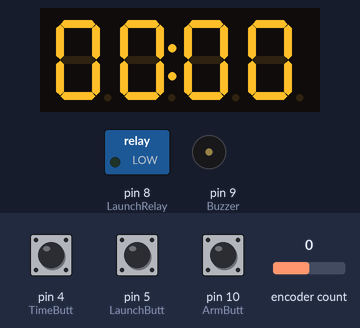
Simulated run of this sketch. Board: Arduino Uno, built with avr-gcc and run on an emulated ATmega328P. Shown: 4-digit seven-segment display, switched loads named in the sketch (green lamp = pin HIGH), buzzer (waves = sounding). Inputs (shaded band) come from the test bench; at power-on: pin 4 (TimeButt) HIGH, pin 10 (ArmButt) LOW, encoder count 0, pin 5 (LaunchButt) HIGH.

Above: at 4.2 s.
4.3 s: pin 4 (TimeButt) pulled LOW for 0.15 s
At 5.0 s:
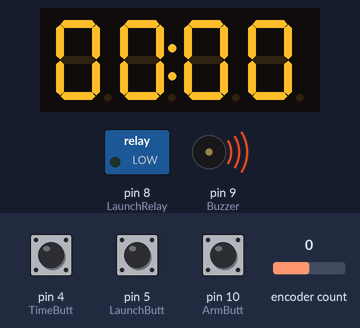
5.9 s: pin 10 (ArmButt) pulled HIGH for 0.15 s
At 12.6 s:
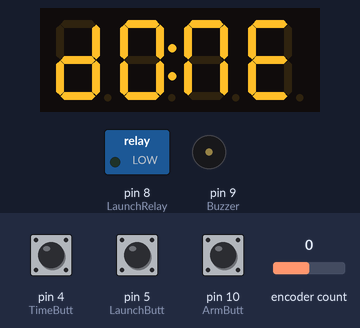
14.6 s: encoder count set to 2
At 16.43 s:
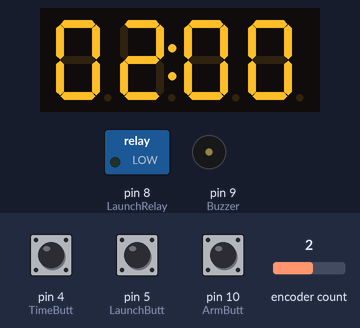
17.6 s: encoder count set to 3
At 17.78 s:
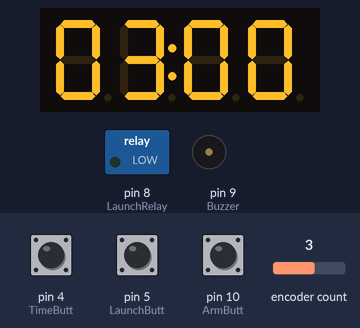
19.1 s: pin 4 (TimeButt) pulled LOW for 1 s
At 21.1 s:
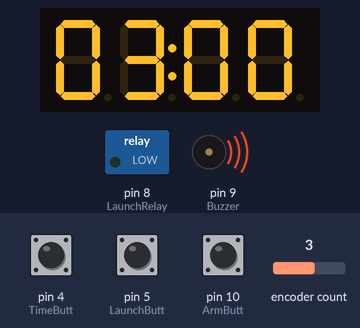
Timing chart, 0 to 22.6 s (numbered marks = the images above; inputs shaded):
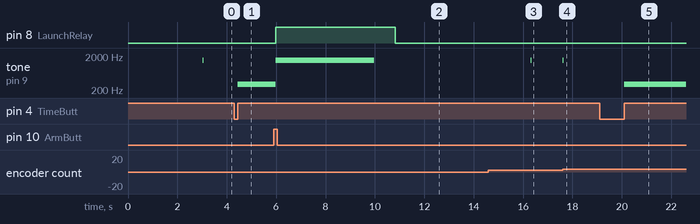

Measured:
- after the input at 4.3 s, tone on pin 9 (Buzzer): silent → 300 Hz after 0.16 s
- after the input at 5.9 s, pin 8 (LaunchRelay): LOW → HIGH after 0.08 s, → LOW 4.8 s later; tone on pin 9 (Buzzer): 300 Hz → 1500 Hz after 0.08 s, → silent 4.0 s later; the display: first changes after 0.08 s (image 2 shows a later state)
- after the input at 14.6 s, tone on pin 9 (Buzzer): silent → 1500 Hz after 1.7 s, → silent 0.02 s later
- after the input at 17.6 s, tone on pin 9 (Buzzer): silent → 1500 Hz at once, → silent 0.02 s later; the display: changes at once (image 4)
- after the input at 19.1 s, tone on pin 9 (Buzzer): silent → 300 Hz after 1.0 s

The sketch:

DiaLFonZo_Launcher_V0.1.ino
```cpp
// Display
#include "SevenSegmentTM1637.h"
#include "SevenSegmentExtended.h"
const byte PIN_CLK = 2;   // define CLK pin (any digital pin)
const byte PIN_DIO = 3;   // define DIO pin (any digital pin)
SevenSegmentExtended    display(PIN_CLK, PIN_DIO);

// Encoder
#include <Encoder.h>
Encoder myEnc(6, 7);
long oldPosition  = -999;
long newPosition;

// Timers
int sequenceTime;

unsigned long prevTimeMillis = 0;
unsigned long currentTimeMillis = 0;
unsigned long prevBuzzMillis = 0;
unsigned long currentBuzzMillis = 0;
unsigned long prevLaunchMillis = 0;
unsigned long currentLaunchMillis = 0;

// Pins
#define TimeButt    4          //Pin connected to the ARM button.
#define LaunchButt  5          //Pin connected to the GO button.
#define LaunchRelay 8          //Pin connected to the Fuse relay.
#define Buzzer      9          //Pin Connected to the Speaker.
#define ArmButt    10         //Pin Arming is present

void setup(){
  pinMode(LaunchRelay,OUTPUT);
  pinMode(TimeButt, INPUT);        // set "ARM" button pin to input
  pinMode(LaunchButt, INPUT);         // set "GO" button pin to input
  pinMode(ArmButt, INPUT);         // set "GO" button pin to input
  digitalWrite(LaunchRelay,LOW);         //OPEN the fuse circuit.
  digitalWrite(TimeButt, HIGH);    // turn on pullup resistor
  digitalWrite(LaunchButt, HIGH);     // turn on pullup resistor

  delay(1000);
  display.begin();            // initializes the display
  display.setBacklight(100);  // set the brightness to 100 %
  display.clear();                      // clear the display
  display.print("INIT");
  delay(1000);
  Serial.begin(9600);
}

int   menuLocation = 1;           // Sequence location
const long sysInterval = 1000;    // Base interval for the slowest buzzer

void loop() {
  switch (menuLocation) {
    case 1:
        while(digitalRead(TimeButt)==1){
          updateEncoder();
          updateTime();
          }
        menuLocation = 2;
        while(!digitalRead(TimeButt));
      break;
    case 2:
        updateTime();
        if(digitalRead(ArmButt)==1){
            updateBuzz();
            if(digitalRead(LaunchButt)==1) {
                countDown();
                menuLocation = 3;
            break;
            }
        }
        if(digitalRead(LaunchButt)==1) {
            tone(Buzzer, 300, 1000);
            delay(500);
          break;
        }
        if(digitalRead(TimeButt)==0) {
            tone(Buzzer, 300, 1000);
            delay(500);
            menuLocation = 1;
          break;
        }
      break;
    case 3:
          launch();
          menuLocation = 1;
        break;
      default:
        menuLocation = 1;
        break;
  }
}

void updateTime() {
  currentTimeMillis = millis();

  int num0 = (sequenceTime / 10) % 10;
  int num1 = (sequenceTime / 1) % 10;

  if (currentTimeMillis - prevTimeMillis >= sysInterval / 20) {
    display.setColonOn(true);
    display.setCursor(0, 0);
    display.print(num0);
    display.setCursor(0, 1);
    display.print(num1);
    display.setCursor(0, 2);
    display.print(0);
    display.setCursor(0, 3);
    display.print(0);
  }
  if (menuLocation == 1){
    if (currentTimeMillis - prevTimeMillis >= (sysInterval / 6)) {
      prevTimeMillis = currentTimeMillis;
      display.clear();
    }
  }
}

void countDown() {
  while(sequenceTime > 0){
    tone(Buzzer, 1500, 50);
    updateTime();
    sequenceTime--;
    delay(1000);
  }
  updateTime();
}
void launch() {
  digitalWrite(LaunchRelay, 1);
  tone(Buzzer, 1500, 4000);
  display.blink();
  delay(250);
  display.blink();
  delay(250);
  display.blink();
  delay(250);
  display.blink();
  digitalWrite(LaunchRelay, 0);
  myEnc.write(0);
  delay(500);
  display.clear();
  display.print("DONE");
  delay(5000);
}

void updateEncoder() {
  newPosition = (myEnc.read() / 4);
  if (newPosition < 0){
    myEnc.write(0);
  }
  else if (newPosition > 60) {
    myEnc.write(60 * 4);
  }
  else {
    if (newPosition != oldPosition) {
      oldPosition = newPosition;
      sequenceTime = newPosition;
      tone(Buzzer, 1500, 15);
    }
  }
}

void updateBuzz() {
  currentBuzzMillis = millis();
  if (currentBuzzMillis - prevBuzzMillis >= (sysInterval / 4)) {
    tone(Buzzer, 1000, 500);
  }
  if (currentBuzzMillis - prevBuzzMillis >= (sysInterval / 2)) {
    prevBuzzMillis = currentBuzzMillis;
    tone(Buzzer, 1100, 500);
  }
}
```
